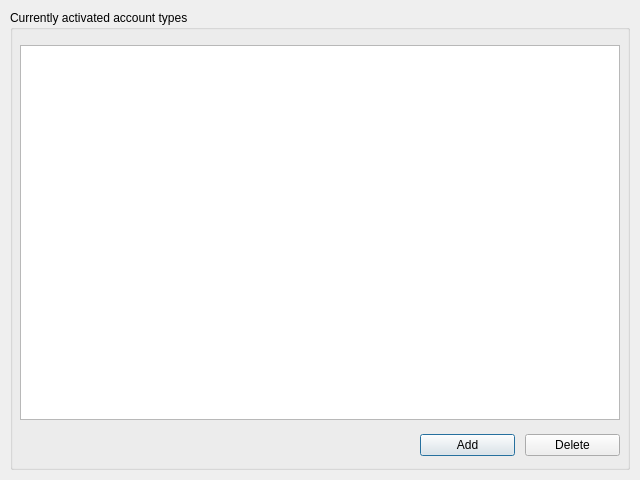
<?xml version="1.0" encoding="UTF-8"?>
<ui version="4.0">
    <class>COFDialog</class>
    <widget class="QDialog" name="COFDialog">
        <property name="geometry">
            <rect>
                <x>0</x>
                <y>0</y>
                <width>640</width>
                <height>480</height>
            </rect>
        </property>
        <property name="windowTitle">
            <string>Chart of Accounts</string>
        </property>
        <widget class="QGroupBox" name="groupBox">
            <property name="geometry">
                <rect>
                    <x>10</x>
                    <y>10</y>
                    <width>620</width>
                    <height>460</height>
                </rect>
            </property>
            <property name="sizePolicy">
                <sizepolicy hsizetype="Preferred" vsizetype="Preferred">
                    <horstretch>0</horstretch>
                    <verstretch>0</verstretch>
                </sizepolicy>
            </property>
            <property name="title">
                <string>Currently activated account types</string>
            </property>
            <widget class="QTableView" name="tableView">
                <property name="geometry">
                    <rect>
                        <x>10</x>
                        <y>35</y>
                        <width>600</width>
                        <height>375</height>
                    </rect>
                </property>
            </widget>
            <widget class="QWidget" name="horizontalLayoutWidget">
                <property name="geometry">
                    <rect>
                        <x>400</x>
                        <y>410</y>
                        <width>210</width>
                        <height>50</height>
                    </rect>
                </property>
                <layout class="QHBoxLayout" name="horizontalLayout">
                    <property name="spacing">
                        <number>10</number>
                    </property>
                    <property name="leftMargin">
                        <number>10</number>
                    </property>
                    <property name="topMargin">
                        <number>0</number>
                    </property>
                    <property name="rightMargin">
                        <number>0</number>
                    </property>
                    <property name="bottomMargin">
                        <number>0</number>
                    </property>
                    <item>
                        <widget class="QPushButton" name="addButton">
                            <property name="text">
                                <string>Add</string>
                            </property>
                        </widget>
                    </item>
                    <item>
                        <widget class="QPushButton" name="deleteButton">
                            <property name="text">
                                <string>Delete</string>
                            </property>
                        </widget>
                    </item>
                </layout>
            </widget>
        </widget>
    </widget>
    <resources/>
    <connections>
        <connection>
            <sender>addButton</sender>
            <signal>clicked()</signal>
            <receiver>COFDialog</receiver>
            <slot>add_button_click()</slot>
            <hints>
                <hint type="sourcelabel">
                    <x>465</x>
                    <y>445</y>
                </hint>
                <hint type="destinationlabel">
                    <x>320</x>
                    <y>240</y>
                </hint>
            </hints>
        </connection>
        <connection>
            <sender>deleteButton</sender>
            <signal>clicked()</signal>
            <receiver>COFDialog</receiver>
            <slot>delete_button_click()</slot>
            <hints>
                <hint type="sourcelabel">
                    <x>570</x>
                    <y>445</y>
                </hint>
                <hint type="destinationlabel">
                    <x>320</x>
                    <y>240</y>
                </hint>
            </hints>
        </connection>
    </connections>
    <slots>
        <slot>add_button_click()</slot>
        <slot>delete_button_click()</slot>
    </slots>
</ui>
